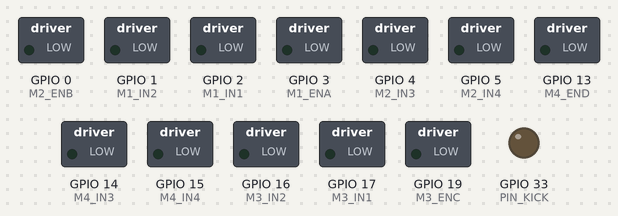
A sketch run on a simulated ESP32. On the bench: switched loads named in the sketch (green lamp = pin HIGH), output pins drawn as LEDs (lit = HIGH).

Above: at 0.1 s.
At 5.1 s:
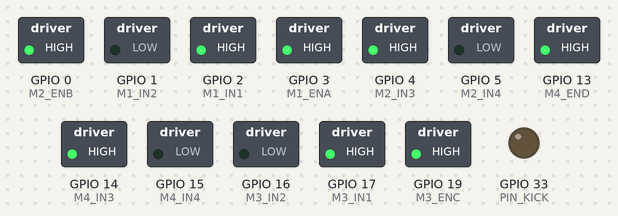
At 8.1 s:
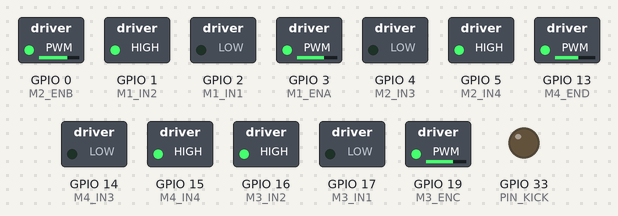
At 12.1 s:
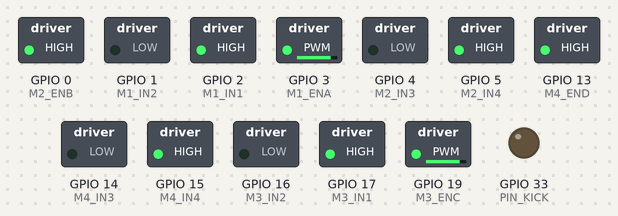
At 19.1 s:
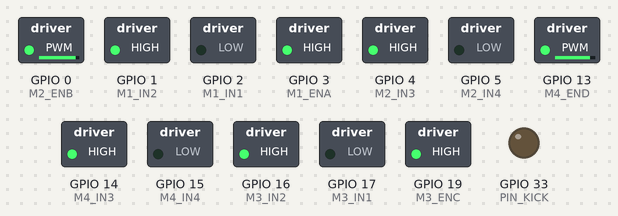
At 36.1 s:
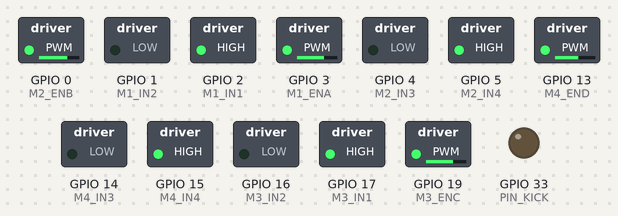
Timing chart, 0 to 39.5 s (numbered marks = the images above):
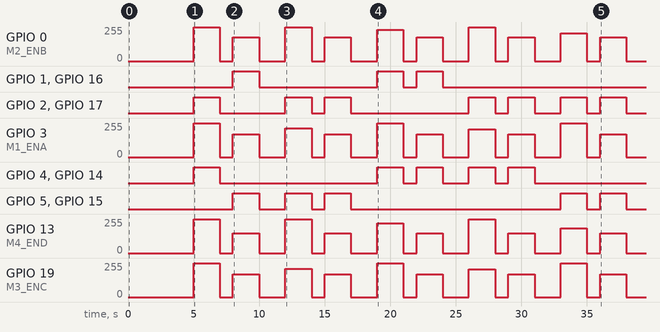

Measured:
- by itself, GPIO 0 (M2_ENB): 0/255 → 255/255 at 5.0 s, → 0/255 2.0 s later, → 180/255 1.0 s later, → 0/255 2.0 s later, … (20 changes in this stretch)
- by itself, GPIO 1 (M1_IN2), GPIO 16 (M3_IN2): goes HIGH 2.0 s, LOW 9.0 s, HIGH 2.0 s, LOW 1.0 s, HIGH 2.0 s, then LOW
- by itself, GPIO 3 (M1_ENA): 0/255 → 255/255 at 5.0 s, → 0/255 2.0 s later, → 172/255 1.0 s later, → 0/255 2.0 s later, … (20 changes in this stretch)
- by itself, GPIO 13 (M4_END): 0/255 → 255/255 at 5.0 s, → 0/255 2.0 s later, → 148/255 1.0 s later, → 0/255 2.0 s later, … (20 changes in this stretch)
- by itself, GPIO 19 (M3_ENC): 0/255 → 255/255 at 5.0 s, → 0/255 2.0 s later, → 170/255 1.0 s later, → 0/255 2.0 s later, … (20 changes in this stretch)

The sketch:

motoresconpolaridadangular.ino
```cpp
// --- DEFINICIÓN DE PINES (Teensy) ---
// --- MOTOR 1 (Adelante-Derecha, 45°) ---
const int M1_IN1 = 2; const int M1_IN2 = 1; const int M1_ENA = 3;
// --- MOTOR 2 (Atrás-Derecha, -45°) ---
const int M2_IN3 = 4; const int M2_IN4 = 5; const int M2_ENB = 0;
// --- MOTOR 3 (Atrás-Izquierda, -135°) ---
const int M3_IN1 = 17; const int M3_IN2 = 16; const int M3_ENC = 19;
// --- MOTOR 4 (Adelante-Izquierda, 135°) ---
const int M4_IN3 = 14; const int M4_IN4 = 15; const int M4_END = 13;

// --- PIN SOLENOIDE (Pateador) ---
const int PIN_KICK = 33;

// --- UMBRALES MÍNIMOS DE ARRANQUE (Deadband) medidos en test ---
const int MIN_M1 = 172;
const int MIN_M2 = 180;
const int MIN_M3 = 170;
const int MIN_M4 = 148;

void setup() {
  // Configuración de los pines de DIRECCIÓN
  int pines_dir[] = {M1_IN1, M1_IN2, M2_IN3, M2_IN4, M3_IN1, M3_IN2, M4_IN3, M4_IN4};
  for(int i=0; i<8; i++) {
    pinMode(pines_dir[i], OUTPUT);
  }

  // Configuración de los pines de VELOCIDAD (PWM)
  pinMode(M1_ENA, OUTPUT);
  pinMode(M2_ENB, OUTPUT);
  pinMode(M3_ENC, OUTPUT);
  pinMode(M4_END, OUTPUT);

  // Configuración del pin del solenoide
  pinMode(PIN_KICK, OUTPUT);
  digitalWrite(PIN_KICK, LOW); // Arranca apagado por seguridad

  frenar(); // Asegura que los motores arranquen quietos
}

void loop() {
  delay(5000); // Espera 5 segundos antes de arrancar

  // --- 1. NUEVA PRUEBA LINEAL ---
  // Avanza hacia adelante (0°) a toda velocidad
  moverEnAngulo(0, 255);
  delay(2000);
  frenar();
  delay(1000); // Pausa corta

  // Vuelve hacia atrás (180°) a mínima velocidad
  // Al pasarle '1', usará los pisos mínimos (172, 180...)
  moverEnAngulo(180, 1);
  delay(2000);
  frenar();
  delay(2000); // Pausa más larga antes de pasar a lo siguiente

  // --- 2. RUTINA DE TESTEO EN DIAGONALES ---
  // Elegimos 4 ángulos para probar
  float angulos_test[] = {108, -100, -21, 65};
  int cantidad_angulos = 4;

  for (int i = 0; i < cantidad_angulos; i++) {
    float angulo_actual = angulos_test[i];

    // Prueba a velocidad máxima
    moverEnAngulo(angulo_actual, 255);
    delay(2000);
    frenar();
    delay(1000);

    // Prueba a velocidad mínima
    moverEnAngulo(angulo_actual, 1);
    delay(2000);
    frenar();
    delay(2000);
  }

  // Termina la coreografía con una demostración del pateador y el giro
  patear();
  pivotarDerecha(180);
  frenar();

  // Detiene el test al terminar
  while(1);
}


// ==========================================
//        FUNCIÓN MAESTRA DE MOVIMIENTO
// ==========================================

void moverEnAngulo(float angulo_grados, int velocidad) {
  // 1. Convertir grados a radianes
  float radianes = angulo_grados * (PI / 180.0);

  // 2. Calcular ejes (0° es Adelante)
  float Vy = cos(radianes);
  float Vx = -sin(radianes);

  // 3. Ecuaciones cinemáticas del X-Drive
  float vel_M1 = Vy - Vx;
  float vel_M2 = Vy + Vx;
  float vel_M3 = Vy - Vx;
  float vel_M4 = Vy + Vx;

  // 4. Normalización para no superar proporciones (1.0)
  float max_vel = max(max(abs(vel_M1), abs(vel_M2)), max(abs(vel_M3), abs(vel_M4)));
  if (max_vel > 1.0) {
    vel_M1 /= max_vel;
    vel_M2 /= max_vel;
    vel_M3 /= max_vel;
    vel_M4 /= max_vel;
  }

  // 5. Compensación de Zona Muerta
  // Convertimos la velocidad pedida (0-255) en un ratio (0.0 a 1.0)
  float ratio = constrain(velocidad, 0, 255) / 255.0;

  int pwm_M1 = 0, pwm_M2 = 0, pwm_M3 = 0, pwm_M4 = 0;

  // Si el motor tiene que moverse, mapeamos desde su piso mínimo hasta 255
  if (abs(vel_M1) > 0.01) pwm_M1 = MIN_M1 + round(abs(vel_M1) * ratio * (255 - MIN_M1));
  if (abs(vel_M2) > 0.01) pwm_M2 = MIN_M2 + round(abs(vel_M2) * ratio * (255 - MIN_M2));
  if (abs(vel_M3) > 0.01) pwm_M3 = MIN_M3 + round(abs(vel_M3) * ratio * (255 - MIN_M3));
  if (abs(vel_M4) > 0.01) pwm_M4 = MIN_M4 + round(abs(vel_M4) * ratio * (255 - MIN_M4));

  // 6. Enviar señales a los pines
  // MOTOR 1
  if (vel_M1 >= 0) { digitalWrite(M1_IN1, HIGH); digitalWrite(M1_IN2, LOW); }
  else { digitalWrite(M1_IN1, LOW); digitalWrite(M1_IN2, HIGH); }
  analogWrite(M1_ENA, pwm_M1);

  // MOTOR 2
  if (vel_M2 >= 0) { digitalWrite(M2_IN3, HIGH); digitalWrite(M2_IN4, LOW); }
  else { digitalWrite(M2_IN3, LOW); digitalWrite(M2_IN4, HIGH); }
  analogWrite(M2_ENB, pwm_M2);

  // MOTOR 3
  if (vel_M3 >= 0) { digitalWrite(M3_IN1, HIGH); digitalWrite(M3_IN2, LOW); }
  else { digitalWrite(M3_IN1, LOW); digitalWrite(M3_IN2, HIGH); }
  analogWrite(M3_ENC, pwm_M3);

  // MOTOR 4
  if (vel_M4 >= 0) { digitalWrite(M4_IN3, HIGH); digitalWrite(M4_IN4, LOW); }
  else { digitalWrite(M4_IN3, LOW); digitalWrite(M4_IN4, HIGH); }
  analogWrite(M4_END, pwm_M4);
}


// ==========================================
//        FUNCIONES AUXILIARES
// ==========================================

void pivotarDerecha(int velocidad) {
  digitalWrite(M3_IN1, HIGH); digitalWrite(M3_IN2, LOW); // M3 Adelante
  digitalWrite(M4_IN3, HIGH); digitalWrite(M4_IN4, LOW); // M4 Adelante
  digitalWrite(M1_IN1, LOW); digitalWrite(M1_IN2, HIGH); // M1 Atrás
  digitalWrite(M2_IN3, LOW); digitalWrite(M2_IN4, HIGH); // M2 Atrás

  // En giro enviamos la velocidad directamente
  analogWrite(M1_ENA, velocidad); analogWrite(M2_ENB, velocidad);
  analogWrite(M3_ENC, velocidad); analogWrite(M4_END, velocidad);
  delay(3000);
}

void frenar() {
  digitalWrite(M1_IN1, LOW); digitalWrite(M1_IN2, LOW);
  digitalWrite(M2_IN3, LOW); digitalWrite(M2_IN4, LOW);
  digitalWrite(M3_IN1, LOW); digitalWrite(M3_IN2, LOW);
  digitalWrite(M4_IN3, LOW); digitalWrite(M4_IN4, LOW);

  analogWrite(M1_ENA, 0); analogWrite(M2_ENB, 0);
  analogWrite(M3_ENC, 0); analogWrite(M4_END, 0);
}

void patear() {
  digitalWrite(PIN_KICK, HIGH);
  delay(150);
  digitalWrite(PIN_KICK, LOW);
  delay(7000);
}
```
